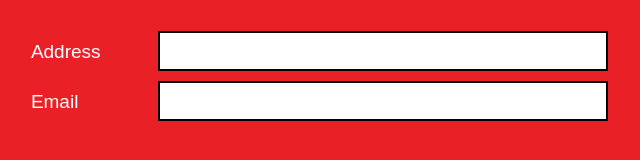
          <widget class="QGroupBox" name="groupBox_13">
           <property name="geometry">
            <rect>
             <x>30</x>
             <y>290</y>
             <width>640</width>
             <height>160</height>
            </rect>
           </property>
           <property name="sizePolicy">
            <sizepolicy hsizetype="Fixed" vsizetype="Fixed">
             <horstretch>0</horstretch>
             <verstretch>0</verstretch>
            </sizepolicy>
           </property>
           <property name="minimumSize">
            <size>
             <width>640</width>
             <height>160</height>
            </size>
           </property>
           <property name="maximumSize">
            <size>
             <width>640</width>
             <height>160</height>
            </size>
           </property>
           <property name="styleSheet">
            <string notr="true">background-color: #EA2027;
border: 52px solid rgba(234, 32, 39,0.5);
</string>
           </property>
           <property name="title">
            <string/>
           </property>
           <widget class="QWidget" name="layoutWidget_31">
            <property name="geometry">
             <rect>
              <x>30</x>
              <y>30</y>
              <width>579</width>
              <height>42</height>
             </rect>
            </property>
            <layout class="QHBoxLayout" name="horizontalLayout_36">
             <item>
              <widget class="QLabel" name="label_34">
               <property name="sizePolicy">
                <sizepolicy hsizetype="Fixed" vsizetype="Fixed">
                 <horstretch>0</horstretch>
                 <verstretch>0</verstretch>
                </sizepolicy>
               </property>
               <property name="minimumSize">
                <size>
                 <width>120</width>
                 <height>40</height>
                </size>
               </property>
               <property name="maximumSize">
                <size>
                 <width>120</width>
                 <height>40</height>
                </size>
               </property>
               <property name="font">
                <font>
                 <pointsize>14</pointsize>
                </font>
               </property>
               <property name="styleSheet">
                <string notr="true">background-color: none;
border:0px;
color: rgb(255, 255, 255);
</string>
               </property>
               <property name="text">
                <string>Address</string>
               </property>
              </widget>
             </item>
             <item>
              <widget class="QLineEdit" name="addressEdit_2">
               <property name="sizePolicy">
                <sizepolicy hsizetype="Fixed" vsizetype="Fixed">
                 <horstretch>0</horstretch>
                 <verstretch>0</verstretch>
                </sizepolicy>
               </property>
               <property name="minimumSize">
                <size>
                 <width>450</width>
                 <height>40</height>
                </size>
               </property>
               <property name="maximumSize">
                <size>
                 <width>450</width>
                 <height>40</height>
                </size>
               </property>
               <property name="font">
                <font>
                 <pointsize>14</pointsize>
                </font>
               </property>
               <property name="styleSheet">
                <string notr="true">QLineEdit { 
    padding-top: 2px;     /* This QLineEdit fix  103, 111 */
    padding-bottom: 2px;  /* This QLineEdit fix  103, 111 */
    padding-left: 4px;
    padding-right: 4px;
    border-style: solid;
    background-color: rgb(255, 255, 255);
border: 2px solid rgba(0, 0, 0,1.0);
border-radius: 0px;
    color: rgb(0,0,0);
}

QLineEdit:disabled {
    background-color: #232629;
    color: #4D545B;
}

QLineEdit:hover{
    border: 2px solid rgba(60, 64, 198,1.0);
    color: rgb(0,0,0);
}

QLineEdit:selected{
   border: 2px solid rgba(60, 64, 198,1.0);
    color: rgb(0,0,0);
}</string>
               </property>
              </widget>
             </item>
            </layout>
           </widget>
           <widget class="QWidget" name="layoutWidget_32">
            <property name="geometry">
             <rect>
              <x>30</x>
              <y>80</y>
              <width>579</width>
              <height>42</height>
             </rect>
            </property>
            <layout class="QHBoxLayout" name="horizontalLayout_37">
             <item>
              <widget class="QLabel" name="label_35">
               <property name="sizePolicy">
                <sizepolicy hsizetype="Fixed" vsizetype="Fixed">
                 <horstretch>0</horstretch>
                 <verstretch>0</verstretch>
                </sizepolicy>
               </property>
               <property name="minimumSize">
                <size>
                 <width>120</width>
                 <height>40</height>
                </size>
               </property>
               <property name="maximumSize">
                <size>
                 <width>120</width>
                 <height>40</height>
                </size>
               </property>
               <property name="font">
                <font>
                 <pointsize>14</pointsize>
                </font>
               </property>
               <property name="styleSheet">
                <string notr="true">background-color: none;
border:0px;
color: rgb(255, 255, 255);
</string>
               </property>
               <property name="text">
                <string>Email</string>
               </property>
              </widget>
             </item>
             <item>
              <widget class="QLineEdit" name="emailEdit_2">
               <property name="sizePolicy">
                <sizepolicy hsizetype="Fixed" vsizetype="Fixed">
                 <horstretch>0</horstretch>
                 <verstretch>0</verstretch>
                </sizepolicy>
               </property>
               <property name="minimumSize">
                <size>
                 <width>450</width>
                 <height>40</height>
                </size>
               </property>
               <property name="maximumSize">
                <size>
                 <width>450</width>
                 <height>40</height>
                </size>
               </property>
               <property name="font">
                <font>
                 <pointsize>14</pointsize>
                </font>
               </property>
               <property name="styleSheet">
                <string notr="true">QLineEdit { 
    padding-top: 2px;     /* This QLineEdit fix  103, 111 */
    padding-bottom: 2px;  /* This QLineEdit fix  103, 111 */
    padding-left: 4px;
    padding-right: 4px;
    border-style: solid;
    background-color: rgb(255, 255, 255);
border: 2px solid rgba(0, 0, 0,1.0);
border-radius: 0px;
    color: rgb(0,0,0);
}

QLineEdit:disabled {
    background-color: #232629;
    color: #4D545B;
}

QLineEdit:hover{
    border: 2px solid rgba(60, 64, 198,1.0);
    color: rgb(0,0,0);
}

QLineEdit:selected{
   border: 2px solid rgba(60, 64, 198,1.0);
    color: rgb(0,0,0);
}</string>
               </property>
              </widget>
             </item>
            </layout>
           </widget>
          </widget>
